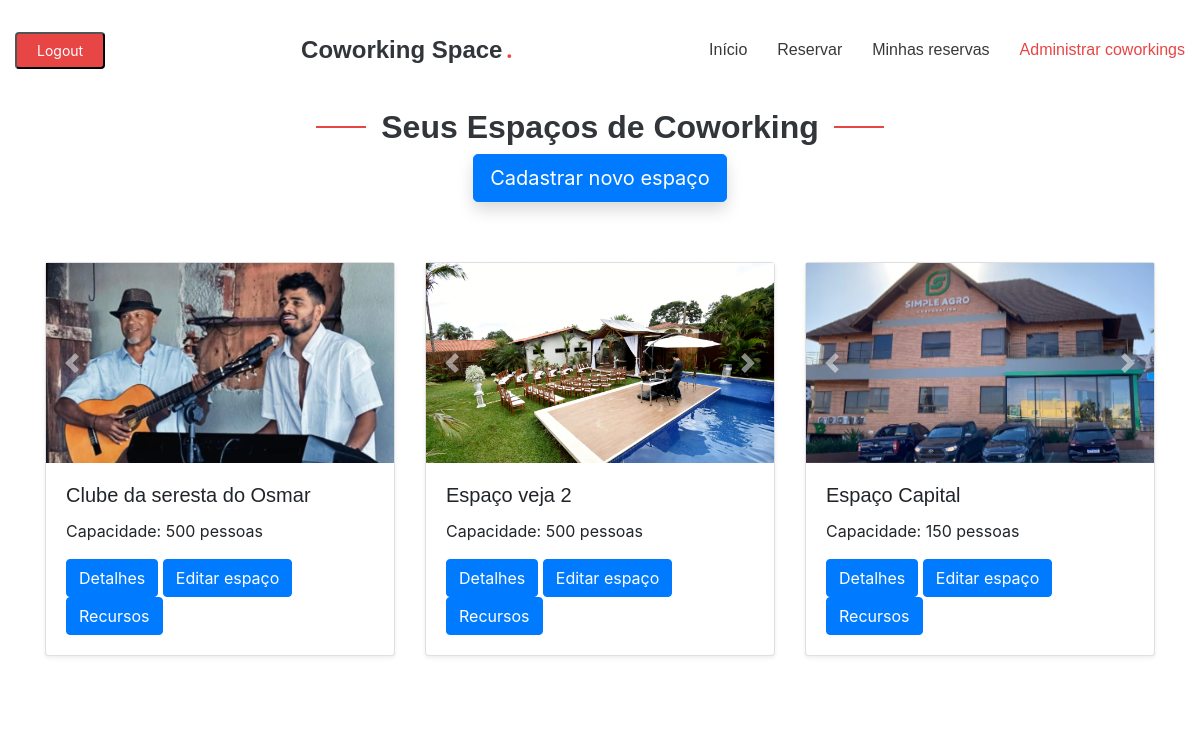
/administrar/ (signed in), run on the app's committed database.
### reservas/models.py (models this page shows, shortened)
class ImagemEspacoCoworking(models.Model):
    espaco = models.ForeignKey(EspacoCoworking, related_name='imagens', on_delete=models.CASCADE)
    imagem = models.ImageField(upload_to='fotos/')

class EspacoCoworking(models.Model):
    nome = models.CharField(max_length=100)
    endereco = models.CharField(max_length=200)
    frase_destaque = models.CharField(max_length=100, blank=True, null=True)
    descricao = models.TextField(blank=True, null=True)
    capacidade = models.IntegerField()
    preco_por_hora = models.DecimalField(max_digits=10, decimal_places=2)
    latitude = models.FloatField(default=0)
    longitude = models.FloatField(default=0)
    prioridade = models.IntegerField(default=0, blank=True, null=True)
    palavras_chave = models.TextField(blank=True, null=True, help_text='Separado por -')
    instagram = models.URLField(max_length=255, blank=True, null=True)
    facebook = models.URLField(max_length=255, blank=True, null=True)
    linkedin = models.URLField(max_length=255, blank=True, null=True)
    nome_espaco = models.CharField(max_length=255, blank=True, null=True)
    razao_social = models.CharField(max_length=255, blank=True, null=True)
    cep = models.CharField(max_length=20, blank=True, null=True)
    pais = models.CharField(max_length=100, blank=True, null=True)
    uf = models.CharField(max_length=2, blank=True, null=True)
    cidade = models.CharField(max_length=100, blank=True, null=True)
    bairro = models.CharField(max_length=100, blank=True, null=True)
    logradouro = models.CharField(max_length=255, blank=True, null=True)
    numero = models.CharField(max_length=10, blank=True, null=True)
    complemento = models.CharField(max_length=255, blank=True, null=True)
    logo = models.ImageField(upload_to='logos/', blank=True, null=True)
    foto_horizontal = models.ImageField(upload_to='fotos_espaco/', blank=True, null=True)
    nome_proprietario = models.CharField(max_length=255, blank=True, null=True)
    email_proprietario = models.EmailField(blank=True, null=True)
    telefone_proprietario = models.CharField(max_length=20, blank=True, null=True)
    nome_gerente = models.CharField(max_length=255, blank=True, null=True)
    email_gerente = models.EmailField(blank=True, null=True)
    telefone_gerente = models.CharField(max_length=20, blank=True, null=True)
    titular_conta = models.CharField(max_length=255, blank=True, null=True)
    banco = models.CharField(max_length=100, blank=True, null=True)
    agencia = models.CharField(max_length=20, blank=True, null=True)
    conta = models.CharField(max_length=20, blank=True, null=True)
    tipo_conta = models.CharField(max_length=50, blank=True, null=True)
    tipo_pix = models.CharField(max_length=50, blank=True, null=True)
    pix = models.CharField(max_length=100, blank=True, null=True)
    cafe = models.BooleanField(default=False)
    cha = models.BooleanField(default=False)
    massagem = models.BooleanField(default=False)
    outros_diferenciais = models.CharField(max_length=255, blank=True, null=True)
    wifi = models.BooleanField(default=False)
    acessibilidade = models.BooleanField(default=False)
    acesso24h = models.BooleanField(default=False)
    playground_kids = models.BooleanField(default=False)
    ar_condicionado = models.BooleanField(default=False)
    area_alimentacao = models.BooleanField(default=False)
    biblioteca = models.BooleanField(default=False)
    cabine_call = models.BooleanField(default=False)
    cozinha = models.BooleanField(default=False)
    espaco_pet = models.BooleanField(default=False)
    espaco_convivencia = models.BooleanField(default=False)
    lounge = models.BooleanField(default=False)
    galeria_arte = models.BooleanField(default=False)
    geladeira = models.BooleanField(default=False)
    gerador_eletricidade = models.BooleanField(default=False)
    jardim = models.BooleanField(default=False)
    quadro_branco = models.BooleanField(default=False)
    recepcao = models.BooleanField(default=False)
    sala_descompressao = models.BooleanField(default=False)
    sala_jogos = models.BooleanField(default=False)
    varanda = models.BooleanField(default=False)
    vestuario = models.BooleanField(default=False)
    velocidade_internet = models.CharField(max_length=50, blank=True, null=True)
    auditorio = models.BooleanField(default=False)
    cafeteria = models.BooleanField(default=False)
    coliving = models.BooleanField(default=False)
    espaco_eventos = models.BooleanField(default=False)
    estudio_gravacao = models.BooleanField(default=False)
    restaurante = models.BooleanField(default=False)
    fotos_area_comum = models.ImageField(upload_to='fotos_areas_comuns/', blank=True, null=True)
    fotos_area_compartilhada = models.ImageField(upload_to='fotos_areas_compartilhadas/', blank=True, null=True)
    fotos_salas_privativas = models.ImageField(upload_to='fotos_salas_privativas/', blank=True, null=True)
    outras_fotos = models.ImageField(upload_to='outras_fotos/', blank=True, null=True)
    proprietario = models.ForeignKey(User, on_delete=models.CASCADE)
    class Meta:
        verbose_name = "Espaço de Coworking"
        verbose_name_plural = "Espaços de Coworking"
        ordering = ['prioridade']  # Ordena os espaços pelo nome de forma padrão

### reservas/views.py (the view)
# urls.py: path('administrar/', reservas_views.administrar_espacos, name='administrar_espacos'),
def administrar_espacos(request):
    espacos = EspacoCoworking.objects.filter(proprietario_id=request.user.id)
    return render(request, 'reservas/administrar_coworkings.html', {'espacos': espacos})

### reservas/templates/reservas/administrar_coworkings.html (shortened to what this page needs)
{% load static %}
<!DOCTYPE html>
<html lang="en">
<head>
    <link href="{% static 'vendor/bootstrap/css/bootstrap.min.css' %}" rel="stylesheet">
    <link href="{% static 'vendor/bootstrap-icons/bootstrap-icons.css' %}" rel="stylesheet">
    <link href="{% static 'css/main.css' %}" rel="stylesheet">
    <link href="https://stackpath.bootstrapcdn.com/bootstrap/4.5.2/css/bootstrap.min.css" rel="stylesheet">
</head>
<body>
    <header id="header" class="header d-flex align-items-center fixed-top">
        <div class="container-fluid position-relative d-flex align-items-center justify-content-between">
            <a href="{% url 'index' %}" class="logo d-flex align-items-center me-auto me-xl-0">
                <h1 class="sitename">Coworking Space</h1><span>.</span>
            </a>
            <nav id="navmenu" class="navmenu">
                <ul>
                    <li><a href="{% url 'index' %}" >Início</a></li>
                    {% if user.is_authenticated %}
                        <li><a href="{% url 'lista_espacos' %}">Reservar</a></li>
                        <li><a href="{% url 'listar_reservas' %}">Minhas reservas</a></li>
                        <li><a href="{% url 'administrar_espacos' %}" class="active">Administrar coworkings</a></li>
                    {% endif %}
                </ul>
            </nav>
            <div>
                {% if user.is_authenticated %}
                    <form method="post" action="{% url 'logout' %}">
                        <button type="submit" class="btn-getstarted">Logout</button>
                    </form>
                {% else %}
                    <a class="btn-getstarted" href="{% url 'register' %}">Login / Registre-se</a>
                {% endif %}
            </div>
        </div>
    </header>
    <main class="main mt-5">
        <section class="section">
            <div class="container" data-aos="fade-up">
                <div class="section-title">
                    <h2>Seus Espaços de Coworking</h2>
                    <a class="btn-getstarted" href="{% url 'criar_espaco' %}"><button type="button" class="btn btn-primary btn-lg shadow">Cadastrar novo espaço</button></a>
                </div>
                <div class="row gy-4">
                    {% for espaco in espacos %}
                    <div class="col-lg-4 col-md-6">
                        <div class="card h-100 shadow-sm">
                            <div id="carouselEspaco{{ espaco.id }}" class="carousel slide" data-bs-ride="carousel">
                                <div class="carousel-inner">
                                    {% for imagem in espaco.imagens.all %}
                                    <div class="carousel-item {% if forloop.first %}active{% endif %}">
                                        <img src="{{ imagem.imagem.url }}" class="d-block w-100" alt="Imagem do Espaço" style="height: 200px; object-fit: cover;">
                                    </div>
                                    {% endfor %}
                                </div>
                                <button class="carousel-control-prev" type="button" data-bs-target="#carouselEspaco{{ espaco.id }}" data-bs-slide="prev">
                                    <span class="carousel-control-prev-icon" aria-hidden="true"></span>
                                </button>
                                <button class="carousel-control-next" type="button" data-bs-target="#carouselEspaco{{ espaco.id }}" data-bs-slide="next">
                                    <span class="carousel-control-next-icon" aria-hidden="true"></span>
                                </button>
                            </div>
                            <div class="card-body">
                                <h5 class="card-title">{{ espaco.nome }}</h5>
                                <p class="card-text">Capacidade: {{ espaco.capacidade }} pessoas</p>
                                <a href="{% url 'detalhe_espaco' espaco.id %}" class="btn btn-primary">Detalhes</a>
                                <a href="{% url 'editar_espaco' espaco.id %}" class="btn btn-primary">Editar espaço</a>
                                <a href="{% url 'cadastrar_recurso' espaco.id %}" class="btn btn-primary">Recursos</a>
                            </div>
                        </div>
                    </div>
                    {% empty %}
                    <p>Não há espaços de coworking disponíveis no momento.</p>
                    {% endfor %}
                </div>
            </div>
        </section>
    </main>
</body>
</html>

### reservas/static/css/main.css (style rules this page uses)
:root { --default-font: "Open Sans", system-ui, -apple-system, "Segoe UI", Roboto, "Helvetica Neue", Arial, "Noto Sans", "Liberation Sans", sans-serif, "Apple Color Emoji", "Segoe UI Emoji", "Segoe UI Symbol", "Noto Color Emoji"; --heading-font: "Montserrat", sans-serif; --nav-font: "Poppins", sans-serif; }
:root { --background-color: #ffffff; --default-color: #212529; --heading-color: #32353a; --accent-color: #e84545; --surface-color: #ffffff; --contrast-color: #ffffff; }
:root { --nav-color: #3a3939; --nav-hover-color: #e84545; --nav-mobile-background-color: #ffffff; --nav-dropdown-background-color: #ffffff; --nav-dropdown-color: #3a3939; --nav-dropdown-hover-color: #e84545; }
:root { scroll-behavior: smooth; }
body { color: var(--default-color); background-color: var(--background-color); font-family: var(--default-font); }
a { color: var(--accent-color); text-decoration: none; transition: 0.3s; }
h1, h2, h3, h4, h5, h6 { color: var(--heading-color); font-family: var(--heading-font); }
.header { color: var(--default-color); background-color: var(--background-color); padding: 20px 0; transition: all 0.5s; z-index: 997; }
.header .logo { line-height: 1; }
.header .logo h1 { font-size: 24px; margin: 0; font-weight: 600; color: var(--heading-color); }
.header .logo span { color: var(--accent-color); font-size: 24px; font-weight: 600; padding-left: 3px; }
.header .btn-getstarted, .header .btn-getstarted:focus { color: var(--contrast-color); background: var(--accent-color); font-size: 14px; padding: 8px 26px; margin: 0; border-radius: 4px; transition: 0.3s; }
@media (max-width: 1200px) { .header .logo { order: 1; } }
@media (max-width: 1200px) { .header .btn-getstarted { order: 2; margin: 0 15px 0 0; padding: 6px 20px; } }
@media (max-width: 1200px) { .header .navmenu { order: 3; } }
@media (min-width: 1200px) { .navmenu { padding: 0; } }
@media (min-width: 1200px) { .navmenu ul { margin: 0; padding: 0; display: flex; list-style: none; align-items: center; } }
@media (min-width: 1200px) { .navmenu li { position: relative; } }
@media (min-width: 1200px) { .navmenu a, .navmenu a:focus { color: var(--nav-color); padding: 18px 15px; font-size: 16px; font-family: var(--nav-font); font-weight: 400; display: flex; align-items: center; justify-content: space-between; white-space: nowrap; transition: 0.3s; } }
@media (min-width: 1200px) { .navmenu li:last-child a { padding-right: 0; } }
@media (min-width: 1200px) { .navmenu li:hover>a, .navmenu .active, .navmenu .active:focus { color: var(--nav-hover-color); } }
section, .section { color: var(--default-color); background-color: var(--background-color); padding: 60px 0; scroll-margin-top: 98px; overflow: clip; }
.section-title { text-align: center; padding-bottom: 60px; position: relative; }
.section-title h2 { font-size: 32px; font-weight: 700; position: relative; }
.section-title h2:before, .section-title h2:after { content: ""; width: 50px; height: 2px; background: var(--accent-color); display: inline-block; }
.section-title h2:before { margin: 0 15px 10px 0; }
.section-title h2:after { margin: 0 0 10px 15px; }

### data on the page
EspacoCoworking: nome "Clube da seresta do Osmar", capacidade "500"
ImagemEspacoCoworking: imagem (picture)
EspacoCoworking: nome "Espaço veja 2", capacidade "500"
ImagemEspacoCoworking: imagem (picture)
EspacoCoworking: nome "Espaço Capital", capacidade "150"
ImagemEspacoCoworking: imagem (picture)
